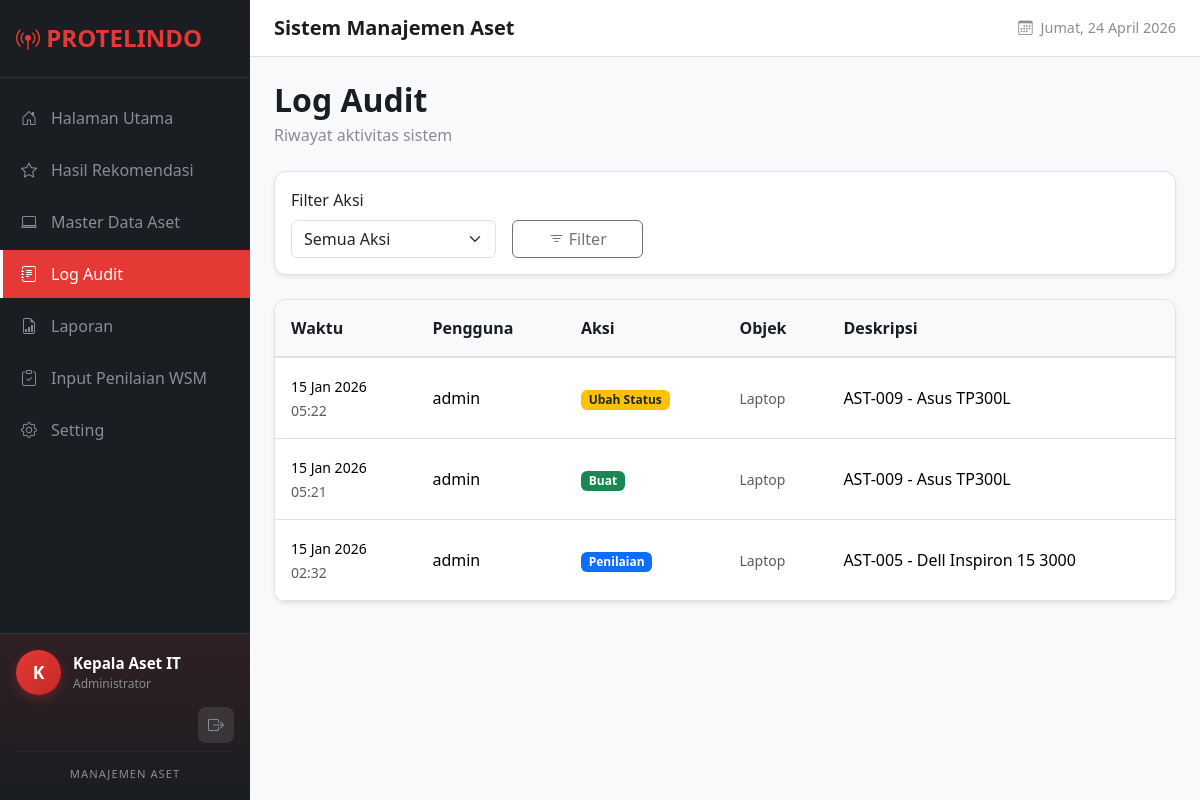
The page /inventory/audit-log/ (signed in) on the database its author committed.
### core/models.py (models this page shows, shortened)
class User(AbstractUser):
    ROLE_CHOICES = [
        ('admin', 'Administrator'),
        ('staff', 'Staff'),
    ]
    role = models.CharField(
        max_length=10,
        choices=ROLE_CHOICES,
        default='staff',
        verbose_name='Role'
    )
    class Meta:
        verbose_name = 'Pengguna'
        verbose_name_plural = 'Pengguna'

### inventory/models.py (models this page shows, shortened)
class AuditLog(models.Model):
    ACTION_CHOICES = [
        ('create', 'Buat'),
        ('update', 'Update'),
        ('delete', 'Hapus'),
        ('assess', 'Penilaian'),
        ('status_change', 'Ubah Status'),
    ]
    user = models.ForeignKey(
        'core.User',
        on_delete=models.SET_NULL,
        null=True,
        verbose_name='Pengguna'
    )
    action = models.CharField(
        max_length=20,
        choices=ACTION_CHOICES,
        verbose_name='Aksi'
    )
    model_name = models.CharField(max_length=50, verbose_name='Model')
    object_id = models.CharField(max_length=50, verbose_name='ID Objek')
    object_repr = models.CharField(max_length=200, verbose_name='Deskripsi')
    changes = models.JSONField(null=True, blank=True, verbose_name='Perubahan')
    timestamp = models.DateTimeField(auto_now_add=True, verbose_name='Waktu')
    class Meta:
        verbose_name = 'Log Audit'
        verbose_name_plural = 'Log Audit'
        ordering = ['-timestamp']

### inventory/views.py (the view)
# urls.py: path('audit-log/', views.audit_log, name='audit_log'),
@login_required
def audit_log(request):
    logs = AuditLog.objects.select_related('user').order_by('-timestamp')
    action_filter = request.GET.get('action', '')
    if action_filter:
        logs = logs.filter(action=action_filter)
    paginator = Paginator(logs, 20)
    page = request.GET.get('page', 1)
    logs_page = paginator.get_page(page)
    context = {
        'logs': logs_page,
        'action_filter': action_filter,
        'action_choices': AuditLog.ACTION_CHOICES,
    }
    return render(request, 'inventory/audit_log.html', context)

### inventory/templates/inventory/audit_log.html (shortened to what this page needs)
{% extends 'base.html' %}
{% block content %}
<div class="page-header">
    <h2>Log Audit</h2>
    <p>Riwayat aktivitas sistem</p>
</div>
<div class="data-table mb-4">
    <div class="p-3">
        <form method="get" class="row g-3 align-items-end">
            <div class="col-md-3">
                <label class="form-label">Filter Aksi</label>
                <select name="action" class="form-select">
                    <option value="">Semua Aksi</option>
                </select>
            </div>
            <div class="col-md-2">
                <button type="submit" class="btn btn-outline-secondary w-100">
                    <i class="bi bi-filter"></i> Filter
                </button>
            </div>
        </form>
    </div>
</div>
<div class="data-table">
    <table class="table table-hover mb-0">
        <thead>
            <tr>
                <th>Waktu</th>
                <th>Pengguna</th>
                <th>Aksi</th>
                <th>Objek</th>
                <th>Deskripsi</th>
            </tr>
        </thead>
        <tbody>
            {% for log in logs %}
            <tr>
                <td>
                    <small>{{ log.timestamp|date:"d M Y" }}</small><br>
                    <small class="text-muted">{{ log.timestamp|time:"H:i" }}</small>
                </td>
                <td>{{ log.user.username|default:"-" }}</td>
                <td>
                    {% if log.action == 'create' %}
                    <span class="badge bg-success">Buat</span>
                    {% elif log.action == 'update' %}
                    <span class="badge bg-info">Update</span>
                    {% elif log.action == 'delete' %}
                    <span class="badge bg-danger">Hapus</span>
                    {% elif log.action == 'assess' %}
                    <span class="badge bg-primary">Penilaian</span>
                    {% elif log.action == 'status_change' %}
                    <span class="badge bg-warning text-dark">Ubah Status</span>
                    {% else %}
                    <span class="badge bg-secondary">{{ log.get_action_display }}</span>
                    {% endif %}
                </td>
                <td>
                    <small class="text-muted">{{ log.model_name }}</small>
                </td>
                <td>{{ log.object_repr }}</td>
            </tr>
            {% empty %}
            <tr>
                <td colspan="5" class="text-center text-muted py-4">
                    Belum ada log aktivitas
                </td>
            </tr>
            {% endfor %}
        </tbody>
    </table>
</div>
{% endblock %}

### templates/base.html (shortened to what this page needs)
{% load static %}
<!DOCTYPE html>
<html lang="id">
<head>
    <link href="https://cdn.jsdelivr.net/npm/bootstrap@5.3.2/dist/css/bootstrap.min.css" rel="stylesheet">
    <link href="https://cdn.jsdelivr.net/npm/bootstrap-icons@1.11.1/font/bootstrap-icons.css" rel="stylesheet">
    <link href="{% static 'css/style.css' %}" rel="stylesheet">
</head>
<body>
    {% if user.is_authenticated %}
    <nav class="sidebar">
        <div class="sidebar-brand">
            <h4><i class="bi bi-broadcast-pin"></i> PROTELINDO</h4>
        </div>
        <ul class="sidebar-nav nav flex-column">
            <li class="nav-item">
                <a href="{% url 'dashboard' %}"
                    class="nav-link {% if request.resolver_match.url_name == 'dashboard' %}active{% endif %}">
                    <i class="bi bi-house-door"></i>
                    Halaman Utama
                </a>
            </li>
            <li class="nav-item">
                <a href="{% url 'inventory:grading_results' %}"
                    class="nav-link {% if request.resolver_match.url_name == 'grading_results' %}active{% endif %}">
                    <i class="bi bi-star"></i>
                    Hasil Rekomendasi
                </a>
            </li>
            <li class="nav-item">
                <a href="{% url 'inventory:laptop_list' %}"
                    class="nav-link {% if 'laptop' in request.resolver_match.url_name %}active{% endif %}">
                    <i class="bi bi-laptop"></i>
                    Master Data Aset
                </a>
            </li>
            <li class="nav-item">
                <a href="{% url 'inventory:audit_log' %}"
                    class="nav-link {% if request.resolver_match.url_name == 'audit_log' %}active{% endif %}">
                    <i class="bi bi-journal-text"></i>
                    Log Audit
                </a>
            </li>
            <li class="nav-item">
                <a href="{% url 'reports:report_list' %}"
                    class="nav-link {% if 'report' in request.resolver_match.url_name %}active{% endif %}">
                    <i class="bi bi-file-earmark-bar-graph"></i>
                    Laporan
                </a>
            </li>
            <li class="nav-item">
                <a href="{% url 'inventory:assessment_input' %}"
                    class="nav-link {% if 'assessment' in request.resolver_match.url_name %}active{% endif %}">
                    <i class="bi bi-clipboard-check"></i>
                    Input Penilaian WSM
                </a>
            </li>
            <li class="nav-item">
                <a href="{% url 'inventory:settings' %}"
                    class="nav-link {% if request.resolver_match.url_name == 'settings' or 'criteria' in request.resolver_match.url_name %}active{% endif %}">
                    <i class="bi bi-gear"></i>
                    Setting
                </a>
            </li>
        </ul>
        <div class="sidebar-profile">
            <div class="sidebar-profile-info">
                <div class="sidebar-avatar">
                    {{ user.first_name|default:user.username|slice:":1"|upper }}
                </div>
                <div class="sidebar-user-details">
                    <div class="sidebar-username">{{ user.first_name|default:user.username }}</div>
                    <div class="sidebar-role">{{ user.get_role_display }}</div>
                </div>
            </div>
            <div class="sidebar-profile-actions">
                <a href="{% url 'logout' %}" class="btn-logout" title="Keluar">
                    <i class="bi bi-box-arrow-right"></i>
                </a>
            </div>
            <div class="sidebar-brand-text">
                <small>Manajemen Aset</small>
            </div>
        </div>
    </nav>
    <main class="main-content">
        <header class="top-header">
            <div class="page-title-header">
                <h5 class="mb-0">{% block page_header %}Sistem Manajemen Aset{% endblock %}</h5>
            </div>
            <div class="header-date">
                <i class="bi bi-calendar3 me-2"></i>
                <span id="current-date"></span>
            </div>
        </header>
        <div class="content-area">
            {% block content %}{% endblock %}
        </div>
    </main>
    {% else %}
    {% block anonymous_content %}{% endblock %}
    {% endif %}
</body>
</html>

### static/css/style.css (style rules this page uses)
:root { --primary-color: #E53935; --primary-dark: #C62828; --primary-light: #FF6F60; --sidebar-bg: #1a1d21; --sidebar-hover: #2d3035; --sidebar-active: #E53935; --text-light: #ffffff; --text-muted: #8a8d93; --border-color: #dee2e6; --card-shadow: 0 0.125rem 0.25rem rgba(0, 0, 0, 0.075); --shadow-lg: 0 10px 40px rgba(0, 0, 0, 0.15); }
.sidebar { position: fixed; top: 0; left: 0; width: 250px; height: 100vh; background-color: var(--sidebar-bg); z-index: 1000; overflow-y: auto; display: flex; flex-direction: column; }
.sidebar-brand { padding: 1.5rem 1rem; border-bottom: 1px solid rgba(255, 255, 255, 0.1); }
.sidebar-brand h4 { color: var(--primary-color); font-weight: 700; margin-bottom: 0; }
.sidebar-nav { padding: 1rem 0; flex: 1; }
.sidebar-nav .nav-item { margin-bottom: 0.25rem; }
.sidebar-nav .nav-link { display: flex; align-items: center; padding: 0.75rem 1rem; color: var(--text-muted); text-decoration: none; transition: all 0.2s ease; border-left: 3px solid transparent; }
.sidebar-nav .nav-link.active { background-color: var(--sidebar-active); color: var(--text-light); border-left-color: var(--text-light); }
.sidebar-nav .nav-link i { width: 20px; margin-right: 0.75rem; text-align: center; }
.sidebar-profile { padding: 1rem; border-top: 1px solid rgba(255, 255, 255, 0.1); background: linear-gradient(180deg, rgba(229, 57, 53, 0.1) 0%, transparent 100%); }
.sidebar-profile-info { display: flex; align-items: center; gap: 0.75rem; margin-bottom: 0.75rem; }
.sidebar-avatar { width: 45px; height: 45px; border-radius: 50%; background: linear-gradient(135deg, var(--primary-color) 0%, var(--primary-dark) 100%); color: white; display: flex; align-items: center; justify-content: center; font-weight: 700; font-size: 1.1rem; box-shadow: 0 4px 12px rgba(229, 57, 53, 0.3); }
.sidebar-user-details { flex: 1; min-width: 0; }
.sidebar-username { color: var(--text-light); font-weight: 600; font-size: 0.95rem; white-space: nowrap; overflow: hidden; text-overflow: ellipsis; }
.sidebar-role { color: var(--text-muted); font-size: 0.75rem; }
.sidebar-profile-actions { display: flex; justify-content: flex-end; margin-bottom: 0.5rem; }
.btn-logout { display: flex; align-items: center; justify-content: center; width: 36px; height: 36px; border-radius: 8px; background: rgba(255, 255, 255, 0.1); color: var(--text-muted); text-decoration: none; transition: all 0.2s ease; }
.sidebar-brand-text { text-align: center; padding-top: 0.5rem; border-top: 1px solid rgba(255, 255, 255, 0.05); }
.sidebar-brand-text small { color: var(--text-muted); font-size: 0.7rem; text-transform: uppercase; letter-spacing: 1px; }
.main-content { margin-left: 250px; min-height: 100vh; background-color: #f8f9fa; }
.top-header { background-color: #ffffff; padding: 1rem 1.5rem; border-bottom: 1px solid var(--border-color); display: flex; justify-content: space-between; align-items: center; }
.page-title-header h5 { color: var(--sidebar-bg); font-weight: 600; }
.header-date { color: var(--text-muted); font-size: 0.9rem; display: flex; align-items: center; }
.content-area { padding: 1.5rem; }
.page-header { margin-bottom: 1.5rem; }
.page-header h2 { font-weight: 600; color: var(--sidebar-bg); margin-bottom: 0.25rem; }
.page-header p { color: var(--text-muted); margin-bottom: 0; }
.data-table { background: #fff; border-radius: 0.75rem; box-shadow: var(--card-shadow); border: 1px solid var(--border-color); overflow: hidden; }
.data-table .table { margin-bottom: 0; }
.data-table .table th { background-color: #f8f9fa; font-weight: 600; color: var(--sidebar-bg); border-bottom: 2px solid var(--border-color); padding: 1rem; }
.data-table .table td { padding: 1rem; vertical-align: middle; }
.data-table .table tbody tr { transition: background-color 0.15s ease; }

### rows shown on the page
User: first_name "K", first_name "Kepala Aset IT", role "Administrator"
AuditLog: timestamp "15 Jan 2026", timestamp "05:22", user.username "admin", action "Ubah Status", model_name "Laptop", object_repr "AST-009 - Asus TP300L"
AuditLog: timestamp "15 Jan 2026", timestamp "05:21", user.username "admin", action "Buat", model_name "Laptop", object_repr "AST-009 - Asus TP300L"
AuditLog: timestamp "15 Jan 2026", timestamp "02:32", user.username "admin", action "Penilaian", model_name "Laptop", object_repr "AST-005 - Dell Inspiron 15 3000"
